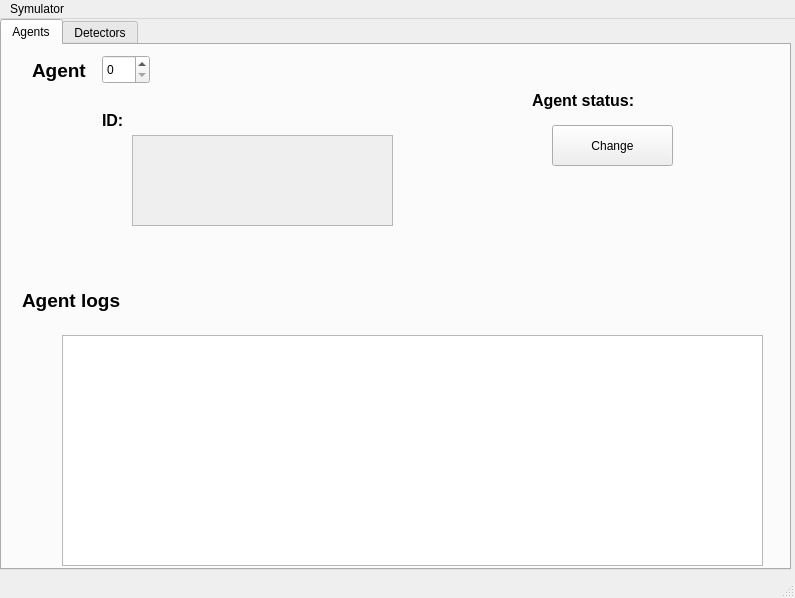
<?xml version="1.0" encoding="UTF-8"?>
<ui version="4.0">
 <class>MainWindow</class>
 <widget class="QMainWindow" name="MainWindow">
  <property name="geometry">
   <rect>
    <x>0</x>
    <y>0</y>
    <width>795</width>
    <height>598</height>
   </rect>
  </property>
  <property name="windowTitle">
   <string>MainWindow</string>
  </property>
  <widget class="QWidget" name="centralwidget">
   <widget class="QTabWidget" name="tabWidget">
    <property name="geometry">
     <rect>
      <x>0</x>
      <y>0</y>
      <width>791</width>
      <height>551</height>
     </rect>
    </property>
    <property name="currentIndex">
     <number>0</number>
    </property>
    <widget class="QWidget" name="AgentsTab">
     <attribute name="title">
      <string>Agents</string>
     </attribute>
     <widget class="QLabel" name="label_Agent_ID">
      <property name="geometry">
       <rect>
        <x>100</x>
        <y>60</y>
        <width>21</width>
        <height>31</height>
       </rect>
      </property>
      <property name="font">
       <font>
        <pointsize>12</pointsize>
        <bold>true</bold>
       </font>
      </property>
      <property name="text">
       <string>ID:</string>
      </property>
     </widget>
     <widget class="QLabel" name="label_Agent_State">
      <property name="geometry">
       <rect>
        <x>530</x>
        <y>40</y>
        <width>101</width>
        <height>31</height>
       </rect>
      </property>
      <property name="font">
       <font>
        <pointsize>12</pointsize>
        <bold>true</bold>
       </font>
      </property>
      <property name="text">
       <string>Agent status:</string>
      </property>
     </widget>
     <widget class="QSpinBox" name="spinBox_agentChoice">
      <property name="geometry">
       <rect>
        <x>100</x>
        <y>10</y>
        <width>48</width>
        <height>29</height>
       </rect>
      </property>
      <property name="suffix">
       <string/>
      </property>
      <property name="maximum">
       <number>2</number>
      </property>
     </widget>
     <widget class="QLabel" name="label_Agent_State_value">
      <property name="geometry">
       <rect>
        <x>640</x>
        <y>40</y>
        <width>61</width>
        <height>31</height>
       </rect>
      </property>
      <property name="font">
       <font>
        <pointsize>12</pointsize>
        <bold>false</bold>
       </font>
      </property>
      <property name="text">
       <string>&lt;state&gt;</string>
      </property>
     </widget>
     <widget class="QLabel" name="label_Agent_logs">
      <property name="geometry">
       <rect>
        <x>20</x>
        <y>240</y>
        <width>121</width>
        <height>31</height>
       </rect>
      </property>
      <property name="font">
       <font>
        <pointsize>14</pointsize>
        <bold>true</bold>
       </font>
      </property>
      <property name="text">
       <string>Agent logs</string>
      </property>
     </widget>
     <widget class="QListWidget" name="listWidget_Agent_logs">
      <property name="geometry">
       <rect>
        <x>60</x>
        <y>290</y>
        <width>701</width>
        <height>231</height>
       </rect>
      </property>
     </widget>
     <widget class="QLabel" name="label_Agent_ID_value">
      <property name="geometry">
       <rect>
        <x>130</x>
        <y>60</y>
        <width>51</width>
        <height>31</height>
       </rect>
      </property>
      <property name="font">
       <font>
        <pointsize>12</pointsize>
        <bold>false</bold>
       </font>
      </property>
      <property name="text">
       <string>&lt;id&gt;</string>
      </property>
     </widget>
     <widget class="QPushButton" name="button_ChangeAgentState">
      <property name="geometry">
       <rect>
        <x>550</x>
        <y>80</y>
        <width>121</width>
        <height>41</height>
       </rect>
      </property>
      <property name="text">
       <string>Change</string>
      </property>
     </widget>
     <widget class="QLabel" name="label_Agent">
      <property name="geometry">
       <rect>
        <x>30</x>
        <y>10</y>
        <width>61</width>
        <height>31</height>
       </rect>
      </property>
      <property name="font">
       <font>
        <pointsize>14</pointsize>
        <bold>true</bold>
       </font>
      </property>
      <property name="text">
       <string>Agent</string>
      </property>
     </widget>
     <widget class="QTextEdit" name="textEdit_Description">
      <property name="enabled">
       <bool>false</bool>
      </property>
      <property name="geometry">
       <rect>
        <x>130</x>
        <y>90</y>
        <width>261</width>
        <height>91</height>
       </rect>
      </property>
      <property name="mouseTracking">
       <bool>false</bool>
      </property>
      <property name="lineWidth">
       <number>0</number>
      </property>
      <property name="readOnly">
       <bool>true</bool>
      </property>
     </widget>
    </widget>
    <widget class="QWidget" name="DetectorsTab">
     <attribute name="title">
      <string>Detectors</string>
     </attribute>
     <widget class="QLabel" name="label_Detector_State_value">
      <property name="geometry">
       <rect>
        <x>640</x>
        <y>40</y>
        <width>61</width>
        <height>31</height>
       </rect>
      </property>
      <property name="font">
       <font>
        <pointsize>12</pointsize>
        <bold>false</bold>
       </font>
      </property>
      <property name="text">
       <string>&lt;state&gt;</string>
      </property>
     </widget>
     <widget class="QListWidget" name="listWidget_Detector_logs">
      <property name="geometry">
       <rect>
        <x>60</x>
        <y>290</y>
        <width>701</width>
        <height>231</height>
       </rect>
      </property>
     </widget>
     <widget class="QLabel" name="label_Detector_State">
      <property name="geometry">
       <rect>
        <x>510</x>
        <y>40</y>
        <width>121</width>
        <height>31</height>
       </rect>
      </property>
      <property name="font">
       <font>
        <pointsize>12</pointsize>
        <bold>true</bold>
       </font>
      </property>
      <property name="text">
       <string>Detector status:</string>
      </property>
     </widget>
     <widget class="QLabel" name="label_Detector_logs">
      <property name="geometry">
       <rect>
        <x>20</x>
        <y>240</y>
        <width>121</width>
        <height>31</height>
       </rect>
      </property>
      <property name="font">
       <font>
        <pointsize>14</pointsize>
        <bold>true</bold>
       </font>
      </property>
      <property name="text">
       <string>Detector logs</string>
      </property>
     </widget>
     <widget class="QSpinBox" name="spinBox_detectorChoice">
      <property name="geometry">
       <rect>
        <x>100</x>
        <y>10</y>
        <width>48</width>
        <height>29</height>
       </rect>
      </property>
      <property name="suffix">
       <string/>
      </property>
      <property name="maximum">
       <number>2</number>
      </property>
     </widget>
     <widget class="QLabel" name="label_Detector_ID_value">
      <property name="geometry">
       <rect>
        <x>130</x>
        <y>60</y>
        <width>51</width>
        <height>31</height>
       </rect>
      </property>
      <property name="font">
       <font>
        <pointsize>12</pointsize>
        <bold>false</bold>
       </font>
      </property>
      <property name="text">
       <string>&lt;id&gt;</string>
      </property>
     </widget>
     <widget class="QLabel" name="label_Detector">
      <property name="geometry">
       <rect>
        <x>10</x>
        <y>10</y>
        <width>81</width>
        <height>31</height>
       </rect>
      </property>
      <property name="font">
       <font>
        <pointsize>14</pointsize>
        <bold>true</bold>
       </font>
      </property>
      <property name="text">
       <string>Detector</string>
      </property>
     </widget>
     <widget class="QPushButton" name="button_ChangeDetectorState">
      <property name="geometry">
       <rect>
        <x>550</x>
        <y>80</y>
        <width>121</width>
        <height>41</height>
       </rect>
      </property>
      <property name="text">
       <string>Change</string>
      </property>
     </widget>
     <widget class="QTextEdit" name="textEdit_Description_2">
      <property name="enabled">
       <bool>false</bool>
      </property>
      <property name="geometry">
       <rect>
        <x>130</x>
        <y>90</y>
        <width>261</width>
        <height>91</height>
       </rect>
      </property>
      <property name="mouseTracking">
       <bool>false</bool>
      </property>
      <property name="lineWidth">
       <number>0</number>
      </property>
      <property name="readOnly">
       <bool>true</bool>
      </property>
     </widget>
     <widget class="QLabel" name="label_Detector_ID">
      <property name="geometry">
       <rect>
        <x>100</x>
        <y>60</y>
        <width>21</width>
        <height>31</height>
       </rect>
      </property>
      <property name="font">
       <font>
        <pointsize>12</pointsize>
        <bold>true</bold>
       </font>
      </property>
      <property name="text">
       <string>ID:</string>
      </property>
     </widget>
    </widget>
   </widget>
  </widget>
  <widget class="QMenuBar" name="menubar">
   <property name="geometry">
    <rect>
     <x>0</x>
     <y>0</y>
     <width>795</width>
     <height>21</height>
    </rect>
   </property>
   <widget class="QMenu" name="menugdg">
    <property name="title">
     <string>Symulator</string>
    </property>
    <addaction name="actionOtworz"/>
   </widget>
   <addaction name="menugdg"/>
  </widget>
  <widget class="QStatusBar" name="statusbar"/>
  <action name="actionOtworz">
   <property name="text">
    <string>Otworz</string>
   </property>
  </action>
 </widget>
 <tabstops>
  <tabstop>tabWidget</tabstop>
  <tabstop>spinBox_agentChoice</tabstop>
  <tabstop>button_ChangeAgentState</tabstop>
  <tabstop>listWidget_Agent_logs</tabstop>
  <tabstop>textEdit_Description</tabstop>
  <tabstop>button_ChangeDetectorState</tabstop>
  <tabstop>textEdit_Description_2</tabstop>
  <tabstop>listWidget_Detector_logs</tabstop>
  <tabstop>spinBox_detectorChoice</tabstop>
 </tabstops>
 <resources/>
 <connections/>
</ui>
